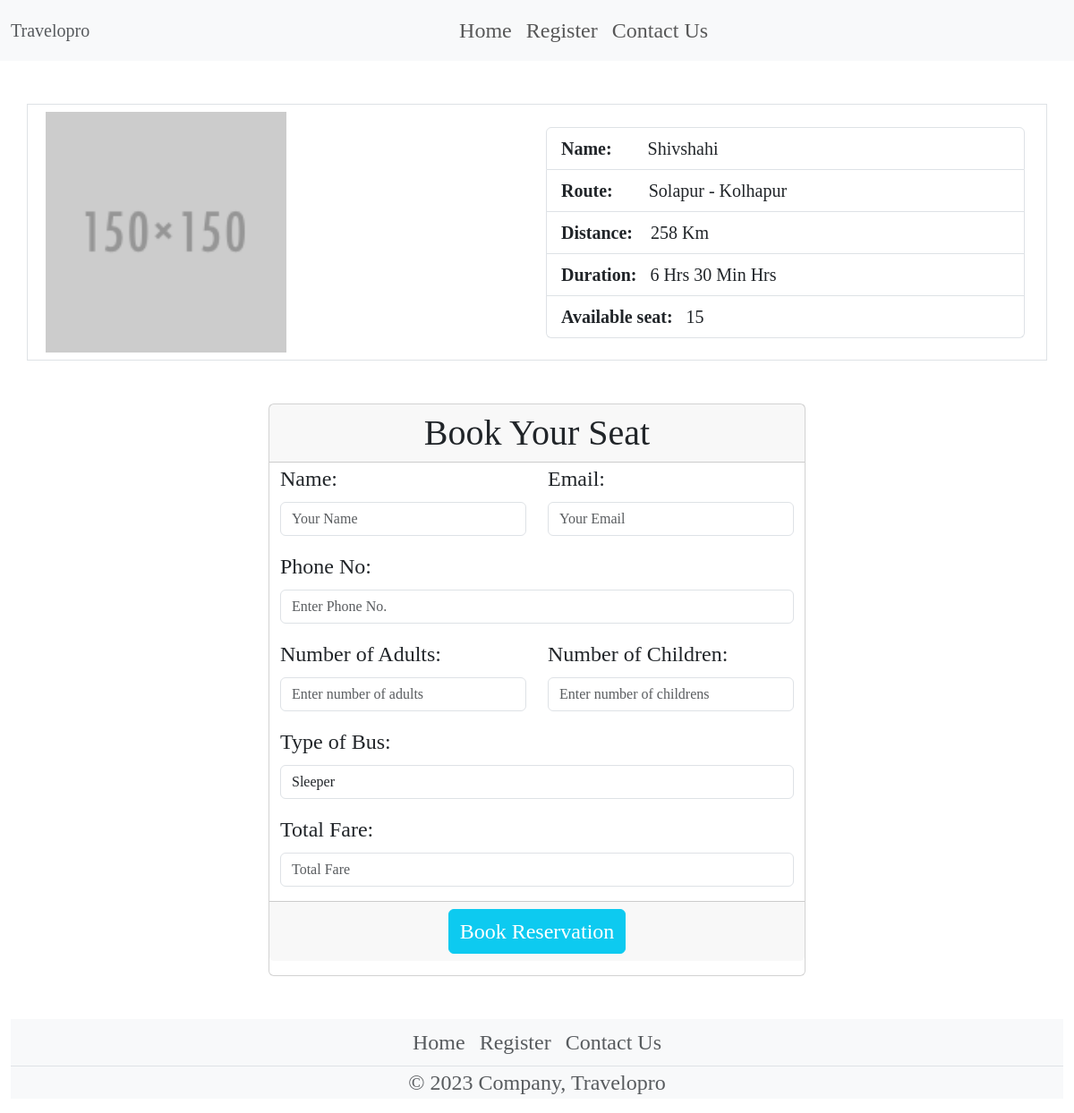
/reservation/1, run on the app's committed database.
### bus/models.py (models this page shows, shortened)
class Bus(models.Model):
	name = models.CharField(max_length=100)
	image = models.ImageField(upload_to = 'Buses')
	route = models.CharField(max_length=100)
	distance = models.IntegerField()
	duration = models.CharField(max_length=100)
	bus_type = models.CharField(max_length=100)
	available_seats = models.IntegerField()
	class Meta:
		verbose_name_plural = 'Buses'

### bus/views.py (the view)
# urls.py: path('reservation/<int:bus_id>',views.reservation,name='reservation'),
def reservation(request, bus_id):
    bus = Bus.objects.get(pk=bus_id)
    context = {'bus': bus}
    return render(request, 'book-bus.html', context)

### template/book-bus.html (shortened to what this page needs)
{% extends 'base.html' %}
{% load static %}
{% block content %}
    <main>
        <div class="container border d-flex justify-content-center align-items-center my-5">
          <div class="container p-2">
            <img src="{{bus.image.url}}" class="image-responsive w-50 h-50">
          </div>
          <div class="container fs-5">
            <ul class="list-group">
            <li class="list-group-item"><b>Name:&nbsp;&nbsp;&nbsp;&nbsp;&nbsp;&nbsp;&nbsp;</b> {{bus.name}}</li>
            <li class="list-group-item"><b>Route:&nbsp;&nbsp;&nbsp;&nbsp;&nbsp;&nbsp;&nbsp;</b> {{bus.route}}</li>
            <li class="list-group-item"><b>Distance:&nbsp;&nbsp;&nbsp;</b> {{bus.distance}} Km</li>
            <li class="list-group-item"><b>Duration:&nbsp;&nbsp;</b> {{bus.duration}} Hrs</li>
            <li class="list-group-item"><b>Available seat:&nbsp;&nbsp;</b> {{bus.available_seats}}</li>
            </ul>
          </div>
        </div>
        <div class="container w-50 mb-5 card">
          <form class="fs-4 row" action="{% url 'my_reservation' %}" method="POST">
            <h1 class="card-header text-center">Book Your Seat</h1>
            <div class="mb-3 col-lg-6">
                <label class="form-label">Name:</label>
                <input type="text" class="form-control" readonly name="name" placeholder="Your Name" value="{{user.username}}">
            </div>
            <div class="mb-3 col-lg-6">
                <label class="form-label">Email:</label>
                <input type="email" class="form-control" readonly name="email" readonly placeholder="Your Email" value="{{user.email}}">
            </div>
            <div class="mb-3">
                <label class="form-label">Phone No:</label>
                <input type="text" class="form-control" maxlength="10" name="phone" placeholder="Enter Phone No." required>
            </div>
            <div class="mb-3 col-lg-6">
                <label class="form-label">Number of Adults:</label>
                <input type="number" class="form-control" name="adults" id="adults" min="1" placeholder="Enter number of adults" required>
            </div>
            <div class="mb-3 col-lg-6">
                <label class="form-label">Number of Children:</label>
                <input type="number" class="form-control" name="childrens" id="childrens" min="1" placeholder="Enter number of childrens" required>
            </div>
            <div class="mb-3">
                <label class="form-label">Type of Bus:</label>
                <input type="text" class="form-control" name="type" placeholder="Bus Type" value="{{bus.bus_type}}" readonly>
            </div>
            <div class="mb-3">
                <label class="form-label">Total Fare:</label>
                <input type="number" class="form-control" name="total" id="total" placeholder="Total Fare" readonly>
            </div>
            <div class="mb-3 card-footer text-center">
              <button type="submit" class="btn btn-info fs-4 text-white">Book Reservation</button>
            </div>
          </form>
        </div>
    </main>
{% endblock %}

### static/assets/css/style.css (style rules this page uses)
body { display: flex; flex-direction: column; min-height: 100vh; font-family: Georgia, Times New Roman; }
main { flex-grow: 1; }

### data on the page
Bus: image (picture), name "Shivshahi", route "Solapur - Kolhapur", distance "258", duration "6 Hrs 30 Min", available_seats "15", type "Sleeper"
